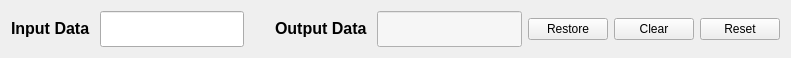
     <widget class="QWidget" name="horizontalLayoutWidget_6">
      <property name="geometry">
       <rect>
        <x>10</x>
        <y>0</y>
        <width>791</width>
        <height>51</height>
       </rect>
      </property>
      <layout class="QHBoxLayout" name="horizontalLayout_16">
       <item>
        <widget class="QLabel" name="label_16">
         <property name="text">
          <string>&lt;html&gt;&lt;head/&gt;&lt;body&gt;&lt;p&gt;&lt;span style=&quot; font-size:12pt; font-weight:600;&quot;&gt;Input Data &lt;/span&gt;&lt;/p&gt;&lt;/body&gt;&lt;/html&gt;</string>
         </property>
        </widget>
       </item>
       <item>
        <widget class="QLineEdit" name="lineEdit_Input2">
         <property name="font">
          <font>
           <pointsize>18</pointsize>
          </font>
         </property>
         <property name="maxLength">
          <number>10</number>
         </property>
        </widget>
       </item>
       <item>
        <spacer name="horizontalSpacer_13">
         <property name="orientation">
          <enum>Qt::Horizontal</enum>
         </property>
         <property name="sizeType">
          <enum>QSizePolicy::Fixed</enum>
         </property>
         <property name="sizeHint" stdset="0">
          <size>
           <width>25</width>
           <height>20</height>
          </size>
         </property>
        </spacer>
       </item>
       <item>
        <widget class="QLabel" name="label_17">
         <property name="text">
          <string>&lt;html&gt;&lt;head/&gt;&lt;body&gt;&lt;p&gt;&lt;span style=&quot; font-size:12pt; font-weight:600;&quot;&gt;Output Data &lt;/span&gt;&lt;/p&gt;&lt;/body&gt;&lt;/html&gt;</string>
         </property>
        </widget>
       </item>
       <item>
        <widget class="MyLineEdit" name="lineEdit_Output2">
         <property name="enabled">
          <bool>true</bool>
         </property>
         <property name="font">
          <font>
           <pointsize>18</pointsize>
          </font>
         </property>
         <property name="styleSheet">
          <string notr="true">QLineEdit{
	background-color:rgb(246, 246, 246);
}</string>
         </property>
         <property name="readOnly">
          <bool>true</bool>
         </property>
        </widget>
       </item>
       <item>
        <spacer name="horizontalSpacer_14">
         <property name="orientation">
          <enum>Qt::Horizontal</enum>
         </property>
         <property name="sizeHint" stdset="0">
          <size>
           <width>40</width>
           <height>20</height>
          </size>
         </property>
        </spacer>
       </item>
       <item>
        <widget class="QPushButton" name="pushButton_Restore2">
         <property name="text">
          <string>Restore</string>
         </property>
        </widget>
       </item>
       <item>
        <widget class="QPushButton" name="pushButton_Clear2">
         <property name="text">
          <string> Clear </string>
         </property>
        </widget>
       </item>
       <item>
        <widget class="QPushButton" name="pushButton_Reset2">
         <property name="text">
          <string>Reset</string>
         </property>
        </widget>
       </item>
      </layout>
     </widget>
